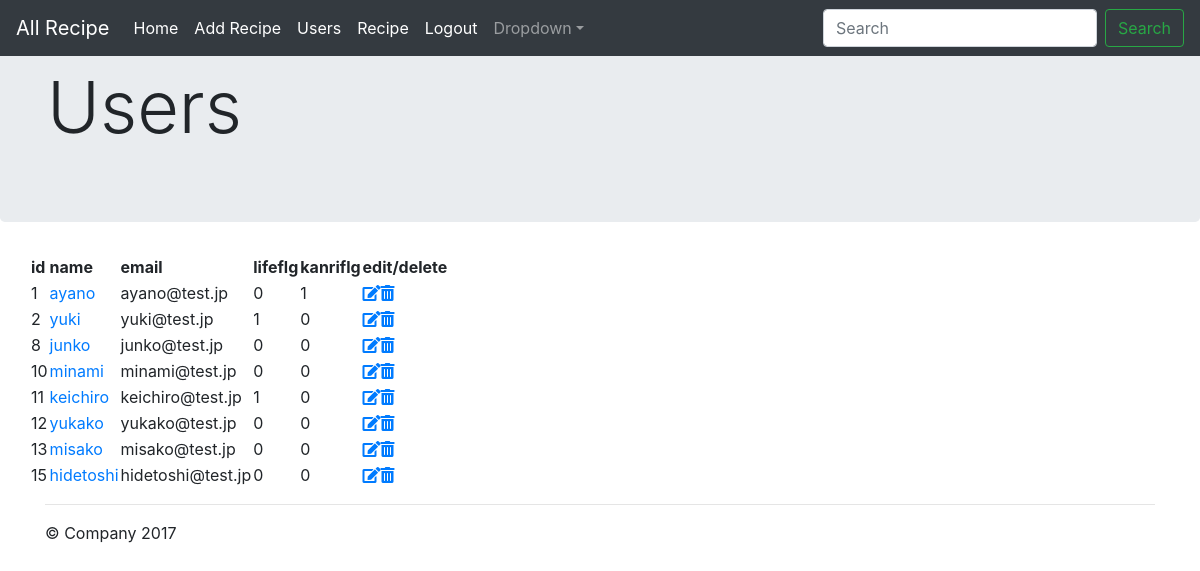
The app's page /users/users.php (signed in) with its own data.
### tables this page shows
CREATE TABLE `users` (
  `id` int(11) NOT NULL,
  `name` varchar(64) NOT NULL,
  `email` varchar(256) NOT NULL,
  `password` varchar(256) NOT NULL,
  `lifeflg` int(12) NOT NULL,
  `kanriflg` int(12) NOT NULL
);

### users/users.php (the view, shortened to what this page needs)
<?php
$pdo = db_conn();
$sql = "SELECT * FROM users";
$stmt = $pdo->prepare($sql);
$status = $stmt->execute();
if($status==false){
    sql_error();
} else {
  $view = '<table><tr><th>id</th><th>name</th><th>email</th><th>lifeflg</th><th>kanriflg</th><th>edit/delete</th></tr>';
  while($user = $stmt->fetch(PDO::FETCH_ASSOC)){
    $view .= '<tr>';
    $view .= '<td>'.$user["id"].'</td>';
    $view .= '<td><a href="../mypage/userpage.php?id='.$user["id"].'">'.$user["name"].'</a></td>';
    $view .= '<td>'.$user["email"].'</td>';
    $view .= '<td>'.$user["lifeflg"].'</td>';
    $view .= '<td>'.$user["kanriflg"].'</td>';
    $view .= '<td>';
    $view .= '<a href="../mypage/detail.php?id='.$user["id"].'"><i class="fas fa-edit"></i></i></a>';
    $view .= '<a href="../mypage/delete.php?id='.$user["id"].'"><i class="fas fa-trash-alt"></i></a>';
    $view .= '</td>';
    $view .= '</tr>';
  }
  $view .= '</table>';
}
if($_SESSION["kanri_flg"] == 1) {
  $viewusers = '<li class="nav-item active"><a class="nav-link" href="../users/users.php">Users</a></li>';
  $viewusers .= '<li class="nav-item active"><a class="nav-link" href="../recipe/recipeforadmin.php">Recipe</a></li>';
}
?>
<!DOCTYPE html>
<html lang="en">
  <head>
      <link rel="stylesheet" href="https://getbootstrap.com/docs/4.0/dist/css/bootstrap.min.css">
    <link href="https://getbootstrap.com/docs/4.0/examples/jumbotron/jumbotron.css" rel="stylesheet">
    <link href="https://use.fontawesome.com/releases/v5.6.1/css/all.css" rel="stylesheet">
  </head>
  <body>
    <nav class="navbar navbar-expand-md navbar-dark fixed-top bg-dark">
      <a class="navbar-brand" href="../recipe/allrecipe.php">All Recipe</a>
      <div class="collapse navbar-collapse" id="navbarsExampleDefault">
        <ul class="navbar-nav mr-auto">
          <li class="nav-item active">
            <a class="nav-link" href="../mypage/index.php">Home <span class="sr-only">(current)</span></a>
          </li>
          <li class="nav-item active">
            <a class="nav-link" href="../recipe/recipe.php">Add Recipe</a>
          </li>
          <?=$viewusers?>
          <li class="nav-item active">
            <a class="nav-link" href="../signin/logout.php">Logout</a>
          </li>
          <li class="nav-item dropdown">
            <a class="nav-link dropdown-toggle" href="http://example.com" id="dropdown01" data-toggle="dropdown" aria-haspopup="true" aria-expanded="false">Dropdown</a>
          </li>
        </ul>
        <form class="form-inline my-2 my-lg-0">
          <input class="form-control mr-sm-2" type="text" placeholder="Search" aria-label="Search">
          <button class="btn btn-outline-success my-2 my-sm-0" type="submit">Search</button>
        </form>
      </div>
    </nav>
    <div class="jumbotron">
      <div class="container">
        <h1 class="display-3">Users</h1>
      </div>
    </div>
    <div class="container">
      <div class="row">
        <?=$view?>
      </div>
      <hr>
      <footer>
        <p>&copy; Company 2017</p>
      </footer>
    </div>
  </body>
</html>

### records on screen
users: id "1", name "ayano", email "ayano@test.jp", lifeflg "0", kanriflg "1"
users: id "2", name "yuki", email "yuki@test.jp", lifeflg "1", kanriflg "0"
users: id "8", name "junko", email "junko@test.jp", lifeflg "0", kanriflg "0"
users: id "10", name "minami", email "minami@test.jp", lifeflg "0", kanriflg "0"
users: id "11", name "keichiro", email "keichiro@test.jp", lifeflg "1", kanriflg "0"
users: id "12", name "yukako", email "yukako@test.jp", lifeflg "0", kanriflg "0"
users: id "13", name "misako", email "misako@test.jp", lifeflg "0", kanriflg "0"
users: id "15", name "hidetoshi", email "hidetoshi@test.jp", lifeflg "0", kanriflg "0"
